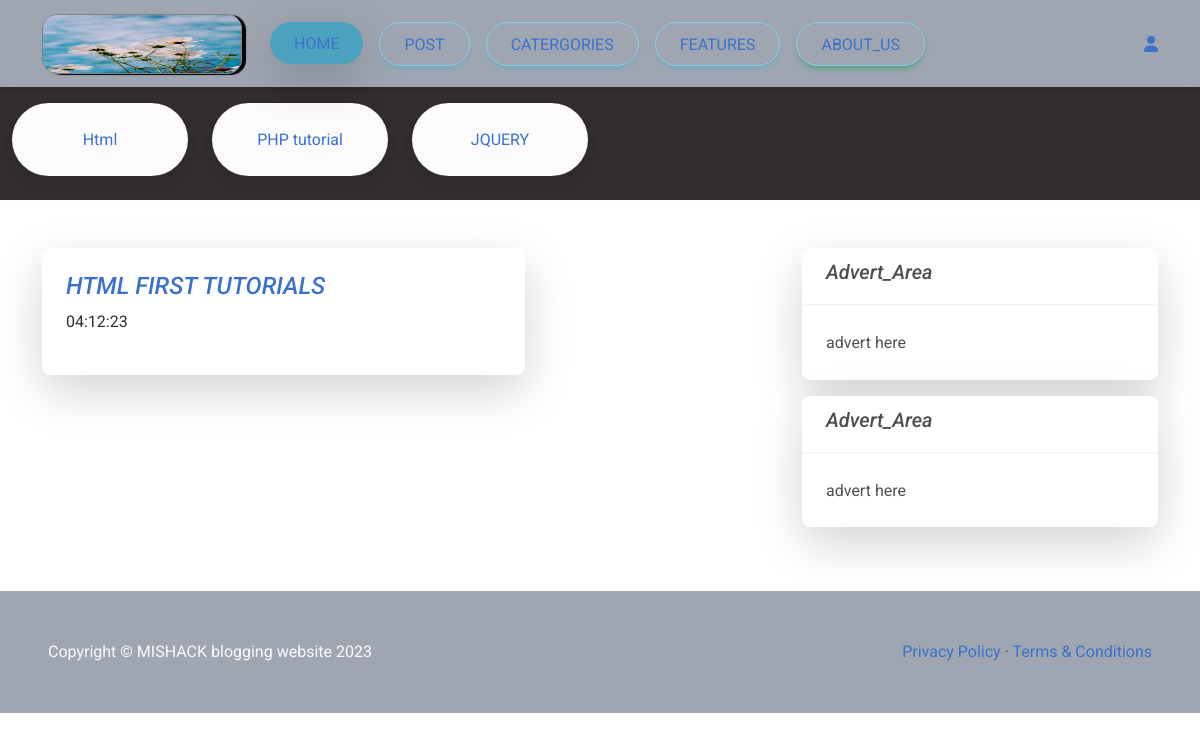
The app's page /catergory.php?title=html (signed in) with its own data.
### tables this page shows
CREATE TABLE `catergory` (
  `id` int(11) NOT NULL,
  `name` varchar(255) NOT NULL,
  `slug` varchar(225) NOT NULL,
  `description` text DEFAULT NULL,
  `meta_title` varchar(255) NOT NULL,
  `meta_description` mediumtext DEFAULT NULL,
  `meta_keyword` mediumtext DEFAULT NULL,
  `navbar_status` tinyint(1) DEFAULT 0,
  `status` tinyint(1) DEFAULT 0 COMMENT '0=visible,1=hidden,2=deleted',
  `created_on` timestamp NULL DEFAULT current_timestamp()
);

CREATE TABLE `posts` (
  `id` int(11) NOT NULL,
  `catergory_id` int(11) NOT NULL,
  `name` varchar(225) NOT NULL,
  `slug` varchar(255) NOT NULL,
  `description` text DEFAULT NULL,
  `photo` varchar(255) DEFAULT NULL,
  `meta_title` varchar(225) NOT NULL,
  `meta_description` mediumtext NOT NULL,
  `meta_keyword` mediumtext NOT NULL,
  `status` tinyint(1) DEFAULT 0 COMMENT '0=visible,1=hidden,2=delete',
  `created_at` timestamp NULL DEFAULT current_timestamp()
);

### catergory.php (the view, shortened to what this page needs)
<?php
include('./config.php');
include('./includes/header.php');
include('./includes/navbar.php');
?>
<div class="py-5">
    <div class="container">
        <div class="row">
        <div class="col-md-8">
            <div class="row">
                <div class="col-md-8">
<?php
if(isset($_GET['title'])){
    $slug = htmlentities(mysqli_real_escape_string($conn, $_GET['title']));
    $sql_select = mysqli_query($conn, "SELECT id, slug FROM catergory WHERE slug = '$slug'");
    $row = mysqli_num_rows($sql_select);
    if($row > 0){
        $fecth = mysqli_fetch_array($sql_select);
        $catergory_id = $fecth['id'];
           $sql_posts = mysqli_query($conn, "SELECT id, name, slug, created_at FROM posts WHERE catergory_id = '$catergory_id'");
           if(mysqli_num_rows($sql_posts) > 0){
            foreach($sql_posts as $row){
?>
                <a href="post.php?posts=<?php echo $row['slug'] ?>">
                    <div class="card card-body mb-3 shadow-lg">
                        <h4><em><?php echo $row['name'] ?></em></h4>
                        <div><p class = "text-dark"><?php echo date("d:m:y", strtotime($row['created_at'])) ?></p></div>
                    </div>
                </a>
<?php
            }
           } else {
            ?>
            <div class = "alert alert-danger text-center"><h4><em>!!! No Posts Record Found !!!</em></h4></div>
            <?php
           }
 } else {
    ?>
    <div class = "alert alert-danger text-center"><h4><em>!!! No Catergory Record Found !!!</em></h4></div>
    <?php
 }
}
else
{
    ?>
    <div class = "alert alert-danger text-center"><h4><em>!!! No URL Found !!!</em></h4></div>
    <?php
}
 ?>
                </div>
                <div class="col-md-6">
                </div>
            </div>
        </div>
        <div class="col-md-4">
        <?php for($e = 0; $e < 2; $e++){ ?>
           <div class="card mb-3 shadow-lg">
            <div class="card-header">
                <h5><em>Advert_Area</em></h5>
            </div>
            <div class="card-body">
                advert here
            </div>
           </div>
           <?php } ?>
        </div>
        </div>
    </div>
</div>
<?php  include('./includes/footer.php'); ?>

### includes/navbar.php (shortened to what this page needs)
<nav class="navbar navbar-expand-lg navbar-light bg-secondary sticky-top">
  <div class="container">
    <div class="collapse navbar-collapse" id="navbarSupportedContent">
      <a class="navbar-brand mt-2 mt-lg-0" href="#">
        <img
          src="./navbar/download (3).jpg"
          height="60px"
          width="200px"
          style = "border-radius:15px; box-shadow:4px 1px 1px; border:1px solid grey"
          alt="user"
          loading="lazy"
          class = "user-image"
        />
      </a>
      <ul class="navbar-nav ml-auto mb-2 mb-lg-0">
        <li class="nav-item">
          <a class="nav-link active btn btn-info rounded-pill  shadow-lg text-primary mx-2 px-4" href="./index.php">Home</a>
        </li>
        <li class="nav-item">
          <a class="nav-link btn btn-info rounded-pill px-4 text-primary mx-2" style = "border: 1px solid skyblue" href="post.php">Post</a>
        </li>
        <li class="nav-item">
          <a class="nav-link btn btn-info rounded-pill px-4 text-primary mx-2" style = "border: 1px solid skyblue" href="catergory.php">Catergories</a>
        </li>
        <li class="nav-item">
          <a class="nav-link btn btn-info rounded-pill px-4 text-primary mx-2" style = "border: 1px solid skyblue" href="#">Features</a>
        </li>
        <li class="nav-item">
          <a class="nav-link btn btn-success rounded-pill px-4 text-primary mx-2" style = "border: 1px solid skyblue" href="about.php">About_us</a>
        </li>
      </ul>
    </div>
      <div class="dropdown">
        <a
          class="dropdown-toggle d-flex align-items-center hidden-arrow"
          href="#"
          id="navbarDropdownMenuAvatar"
          role="button"
          data-mdb-toggle="dropdown"
          aria-expanded="false"
        >
         <i class = "fa fa-user  mr-2"></i>
        </a>
      </div>
    </div>
</nav>
<div class="py-5-fluid bg-dark">
    <div class="container-fluid">
        <div class="row">
<?php
    $catergory_slug = mysqli_query($conn, "SELECT * FROM catergory WHERE navbar_status = '0' AND status = '0' LIMIT 6");
    foreach($catergory_slug as $fetch){
?>
<div class="col-md-2 mb-4">
   <a href="catergory.php?title=<?php echo $fetch['slug'] ?>" class="text-decoration-none">
       <div class="card card-body bg-light text-center mt-3 rounded-pill" style = "">
       <?php echo $fetch['name'] ?>
       </div>
</a>
</div>
<?php
    }
?>
        </div>
    </div>
</div>

### records on screen
catergory: name "Html"
catergory: name "PHP tutorial"
catergory: name "JQUERY"
posts: name "HTML FIRST TUTORIALS", created_at "04:12:23"
